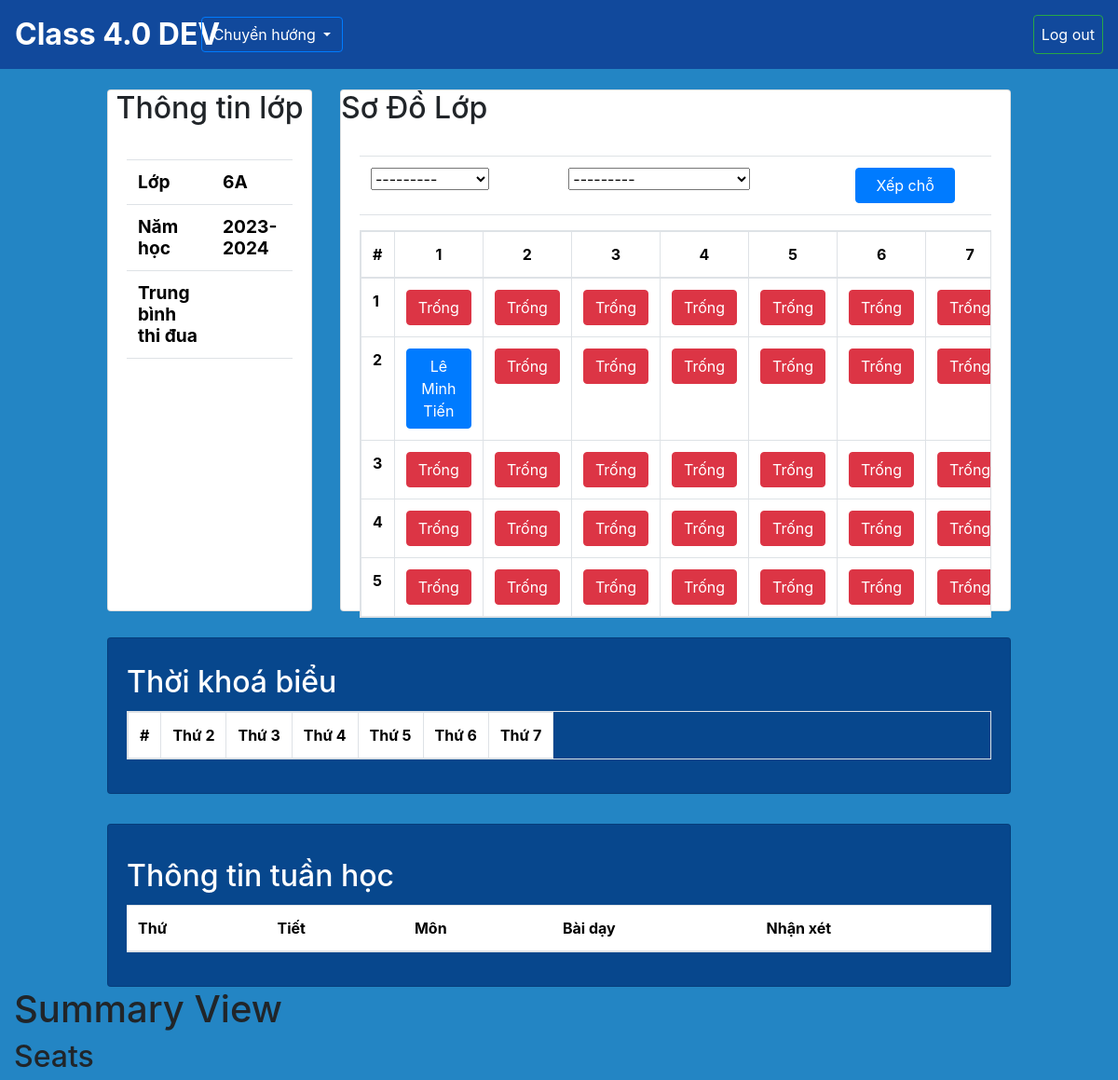
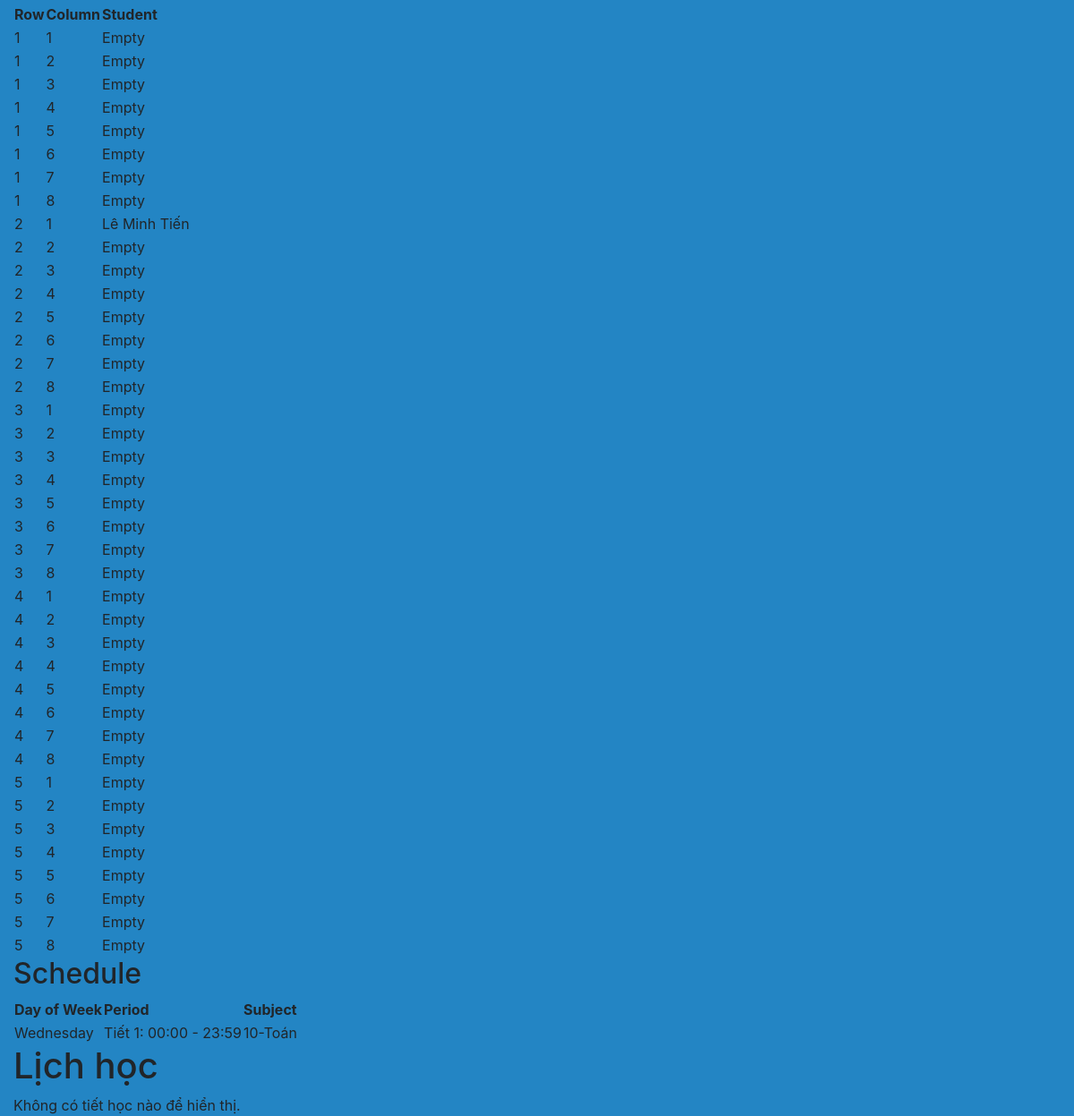
The app's page /home/6A/summary/, older data (2 pictures, top to bottom).
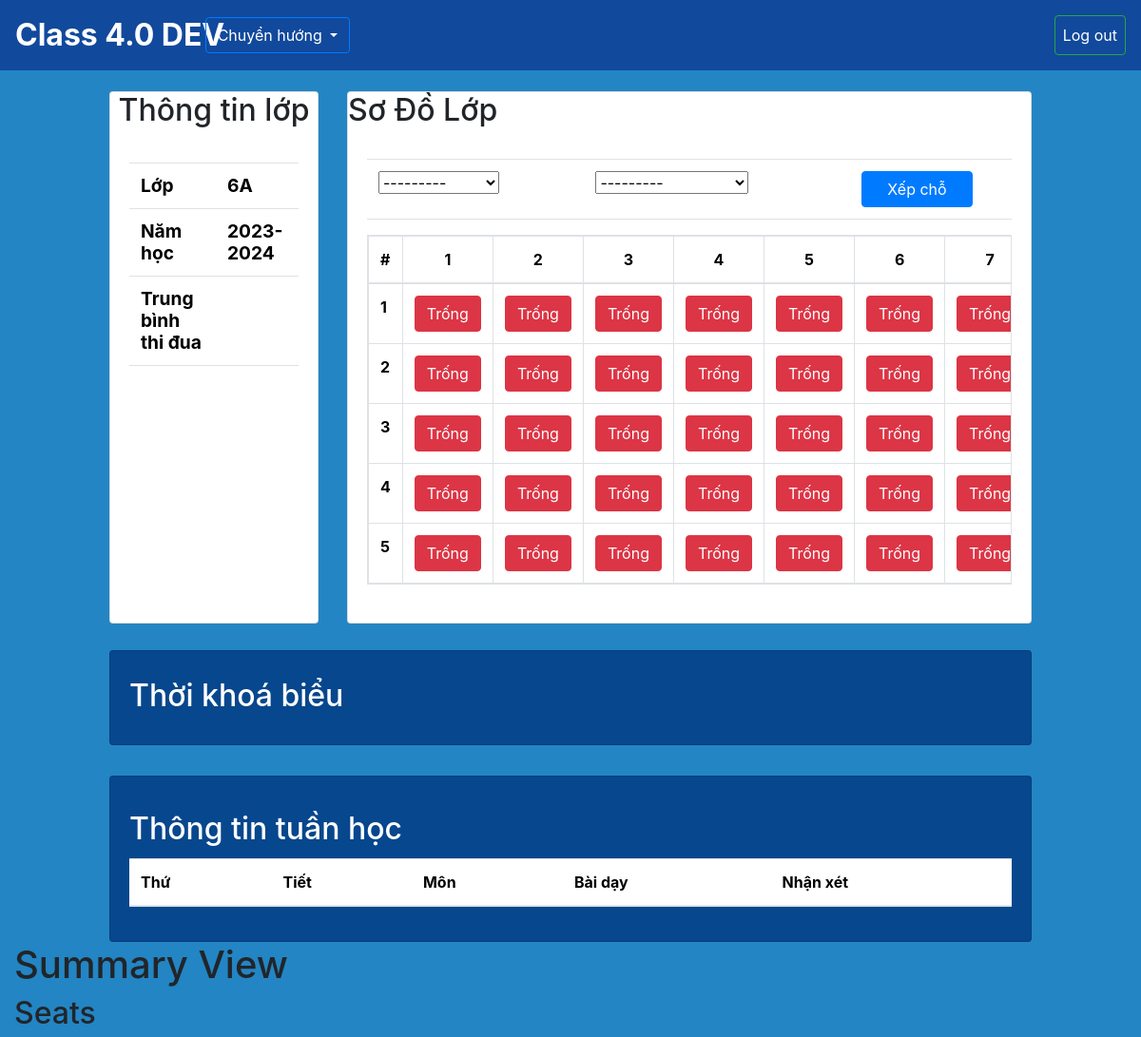
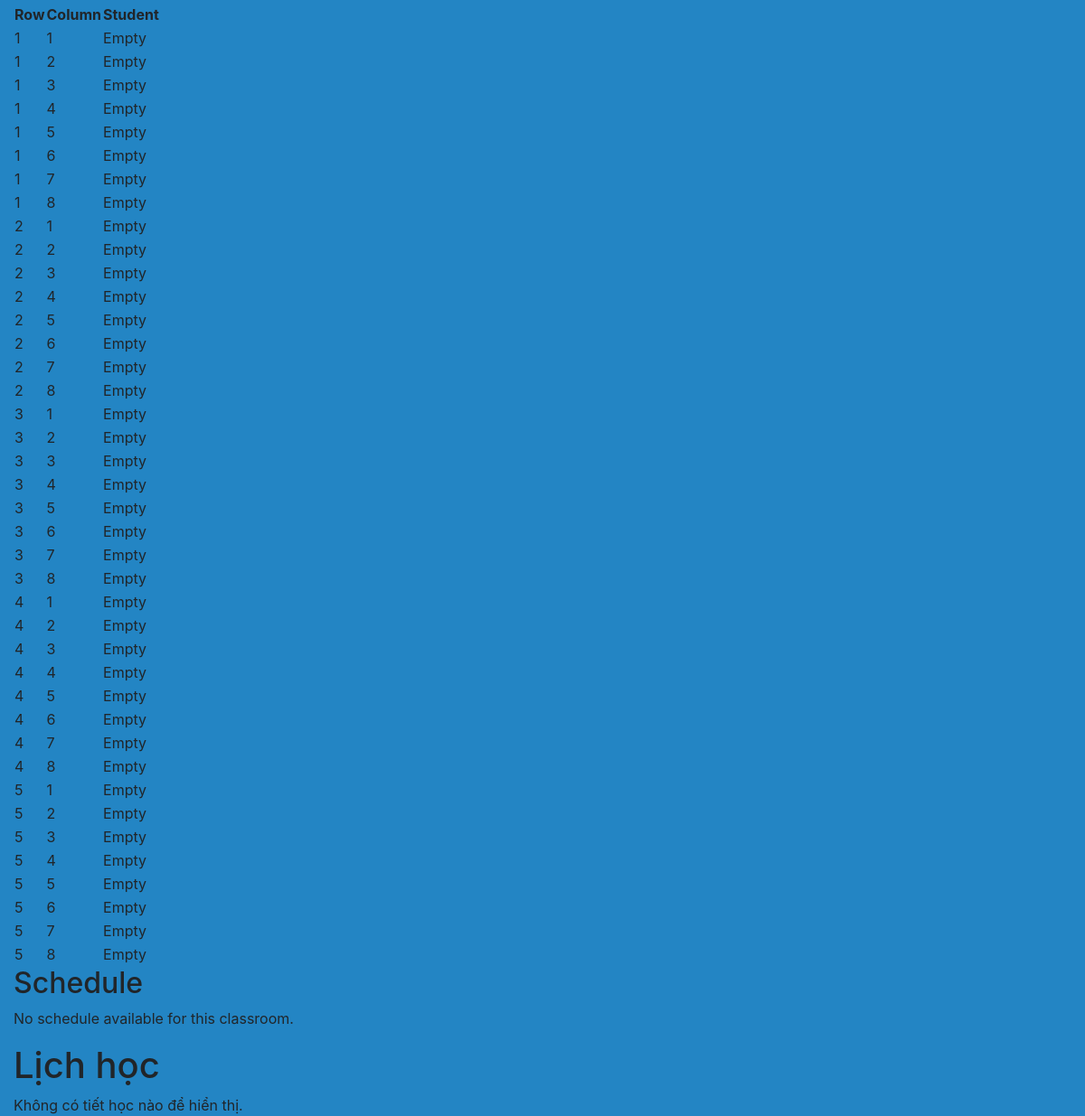
The same page, newer data (2 pictures, top to bottom).
### CM/models.py (models this page shows, shortened)
class Seat(models.Model):
    classroom = models.ForeignKey(Classroom, on_delete=models.CASCADE, related_name='seats')
    student = models.ForeignKey(Student, on_delete=models.SET_NULL, null=True, blank=True,related_name='seat')
    row = models.PositiveIntegerField()
    column = models.PositiveIntegerField()
    def __str__(self):
        return f"Cột {self.row}, Hàng {self.column}"
    class Meta:
        unique_together = [['classroom', 'row', 'column']]

### SM/models.py (models this page shows, shortened)
class Student(models.Model):
    id = models.IntegerField(primary_key=True)
    name = models.CharField(max_length=100,blank=False, null=False)
    classroom = models.ForeignKey(Classroom, on_delete=models.CASCADE, related_name='student') # cho phép classroom truy vấn được các student của mình
    def __str__(self):
        return f"{self.name} - ID: {self.id}"

class Schedule(models.Model):
    DAY_CHOICES = (
        (0, 'Monday'),
        (1, 'Tuesday'),
        (2, 'Wednesday'),
        (3, 'Thursday'),
        (4, 'Friday'),
        (5, 'Saturday'),
        (6, 'Sunday'),
    )
    classroom = models.ForeignKey(Classroom, on_delete=models.CASCADE, related_name='timetable')
    dayofweek = models.IntegerField(choices=DAY_CHOICES)
    period = models.ForeignKey(LessonTime, on_delete=models.CASCADE)
    subject = models.ForeignKey(Subject, on_delete=models.CASCADE)
    class Meta:
        unique_together = ['classroom', 'dayofweek', 'period']

class LessonTime(models.Model):
    period = models.CharField(max_length=10, unique=True)
    start_time = models.TimeField()
    end_time = models.TimeField()
    def __str__(self):
        return f"{self.period}: {self.start_time.strftime('%H:%M')} - {self.end_time.strftime('%H:%M')}"

class Subject (models.Model):
    id = models.CharField(primary_key=True, max_length = 10)
    name = models.CharField(max_length = 100,blank=False, null=False) # cần đảm bảo bắt buôc phải có
    def __str__(self):
        return f"{self.id}-{self.name}"

### CM/views.py (the view)
# urls.py: path('<str:classroom>/summary/', views.summary_view, name= 'summary'),
def summary_view (request,classroom):
    classroom = get_object_or_404(Classroom, name=classroom) # đưa vào add lesson
    seats = classroom.seats.all().order_by('row', 'column') # đưa vào add lesson
    schedule = Schedule.objects.filter(classroom=classroom).first()
    students = classroom.student.all()
    subjects = classroom.subjects.all()
    lesson = get_lessons_week(classroom=classroom)
    if request.method == 'POST':
        form = AssignStudentForm(classroom, request.POST)
        if form.is_valid():
            seat = form.cleaned_data['seat']
            student = form.cleaned_data['student']
            seat.assign_student(student)
    else:
        form = AssignStudentForm(classroom=classroom)
    context = {
        'lessons':lesson,
        'classroom':classroom,
        'students':students,
        'subjects':subjects,
        'assign_studentForm': form,
        'seats':seats,
        'schedule':schedule,
        'rows': range(1, 6),
        'columns': range(1, 9),
    }
    return render(request, 'summary.html', context)

### CM/forms.py
class AssignStudentForm(forms.Form):
    def __init__(self, classroom, *args, **kwargs):
        super().__init__(*args, **kwargs)
        seats = Seat.objects.filter(classroom=classroom)
        students = Student.objects.filter(classroom=classroom)
        self.fields['seat'] = forms.ModelChoiceField(queryset=seats)
        self.fields['student'] = forms.ModelChoiceField(queryset=students)
    seat = forms.ModelChoiceField(queryset=Seat.objects.none())  # Trường rỗng ban đầu
    student = forms.ModelChoiceField(queryset=Student.objects.none())  # Trường rỗng ban đầu

### CM/views.py (called while the page is built)
def get_lessons_week(classroom):
    today = datetime.now().date()
    start_of_week = today - timedelta(days=today.weekday())
    end_of_week = start_of_week + timedelta(days=6)
    lessons_week = Lessons.objects.filter(classroom=classroom, date_time__date__range=[start_of_week, end_of_week])
    return lessons_week

### CM/templates/summary.html (shortened to what the changed rows need)
{% extends "base.html" %}
{% load static %}
{% block content %}
<div class="row">
    <div class="col-10">
        <div class="row">
            <div class="col-3">
                <div class="card" style="margin-top: 1rem; margin-bottom: 1rem; height:35rem">
                    <h2 class="card-title text-center">Thông tin lớp</h2>
                    <div class="card-body">
                        <div style="margin-top: 2%; margin-bottom: 2%">
                            <table class="table " >
                                <tbody>
                                <tr>
                                    <th class="display-6 font-weight-bold" style="font-size: 1.2em" scope="row">Lớp</th>
                                </tr>
                                <tr>
                                    <th class="display-6 font-weight-bold" style="font-size: 1.2em" scope="row">Năm học</th>
                                </tr>
                                <tr>
                                    <th class="display-6 font-weight-bold" style="font-size: 1.2em" scope="row">Trung bình thi đua</th>
                                </tr>
                                </tbody>
                            </table>
                        </div>
                    </div>
                </div>
            </div>
            <div class="col-9">
                <div class="card" style="margin-top: 1rem; margin-bottom: 1rem; height:35rem">
                    <h2 class="card-title">Sơ Đồ Lớp</h2>
                    <div class="card-body">
                        <div>
                            <div style="margin-bottom:1rem">
                                <form method="post">
                                    <table class="table">
                                        <thead>
                                            <tr>
                                                <td>
                                                    {{ assign_studentForm.seat }}
                                                </td>
                                                <td>
                                                    {{ assign_studentForm.student }}
                                                </td>
                                                <td>
                                                    <button class="btn btn-primary" style="width:80%" type="submit">Xếp chỗ</button>
                                                </td>
                                            </div>
                            </div>
                            <table class="table table-bordered table-responsive">
                                <thead>
                                    <tr>
                                        <th>#</th>
                                        {% for column in columns %}
                                        <th class="text-center">{{ column }}</th>
                                        {% endfor %}
                                    </tr>
                                </thead>
                                <tbody>
                                    {% for row in rows %}
                                    <tr>
                                        <th>{{ row }}</th>
                                        {% for column in columns %}
                                        <td>
                                            {% for seat in seats %}
                                                {% if seat.row == row and seat.column == column %}
                                                    {% if not seat.student %}
                                                    <div class="d-flex justify-content-center">
                                                        <button class="btn btn-danger text-white" style="width:100%">Trống</button>
                                                    </div>
                                                    {% else %}
                                                    <div class="d-flex justify-content-center">
                                                    <a class="btn btn-primary text-white" style="width:100%">{{ seat.student.name }}</a>
                                                    </div>
                                                    {% endif %}
                                                {% endif %}
                                            {% endfor %}
                                        </td>
                                        {% endfor %}
                                    </tr>
                                    {% endfor %}
                                </tbody>
                            </table>
                        </div>
                    </div>
                </div>
            </div>
        </div>
    </div>
    <div class="col-1"></div>
</div>
<div class="row" style="margin-top: 1%">
    <div class="col-1"></div>
    <div class="col-10">
        <div class="card" style="background-color: #07478D">
            <div class="card-body">
                <h2 class="card-title text-white" style="margin-top: 0.5rem;">Thời khoá biểu</h2>
                <form>
                    {% if schedule %}
                    <table class="table table-bordered table-responsive">
                        <tr>
                            <th>#</th>
                            <th>Thứ 2</th>
                            <th>Thứ 3</th>
                            <th>Thứ 4</th>
                            <th>Thứ 5</th>
                            <th>Thứ 6</th>
                            <th>Thứ 7</th>
                        </tr>
                    </table>
                    {% endif %}
                </form>
            </div>
        </div>
        <div class="card" style="background-color: #07478D; margin-top:2rem">
            <div class="card-body">
                    <h2 class="card-title text-white" style="margin-top: 1rem;">Thông tin tuần học</h2>
                    <table class="table">
                        <thead>
                            <tr>
                                <th scope="col">Thứ</th>
                                <th scope="col">Tiết</th>
                                <th scope="col">Môn</th>
                                <th scope="col">Bài dạy</th>
                                <th scope="col">Nhận xét</th>
                            </tr>
                        </thead>
                    </table>
            </div>
        </div>
    </div>
    <div class="col-1"></div>
</div>
<h1>Summary View</h1>
    <h2>Seats</h2>
    <table>
        <thead>
            <tr>
                <th>Row</th>
                <th>Column</th>
                <th>Student</th>
            </tr>
        </thead>
        <tbody>
            {% for seat in seats %}
            <tr>
                <td>{{ seat.row }}</td>
                <td>{{ seat.column }}</td>
                <td>
                    {% if seat.student %}
                        {{ seat.student.name }}
                    {% else %}
                        Empty
                    {% endif %}
                </td>
            </tr>
            {% endfor %}
        </tbody>
    </table>
    <h2>Schedule</h2>
    {% if schedule %}
    <table>
        <thead>
            <tr>
                <th>Day of Week</th>
                <th>Period</th>
                <th>Subject</th>
            </tr>
        </thead>
        <tbody>
            <tr>
                <td>{{ schedule.get_dayofweek_display }}</td>
                <td>{{ schedule.period }}</td>
                <td>{{ schedule.subject }}</td>
            </tr>
        </tbody>
    </table>
    {% else %}
    <p>No schedule available for this classroom.</p>
    {% endif %}
    <h1>Lịch học</h1>
    <div class="lessons-container">
        {% if lessons %}
            <table>
                <thead>
                    <tr>
                        <th>Môn học</th>
                        <th>Thời gian bắt đầu</th>
                        <th>Thời gian kết thúc</th>
                    </tr>
                </thead>
                <tbody>
                {% for lesson in lessons %}
                    <tr>
                        <td>{{lesson.name}}</td>
                        <td>{{ lesson.comment }}</td>
                    </tr>
                {% endfor %}
                </tbody>
            </table>
        {% else %}
            <p>Không có tiết học nào để hiển thị.</p>
        {% endif %}
    </div>
{% endblock content %}

Row changes from the older to the newer data that the page shows:
removed Schedule: dayofweek "Wednesday", period "Tiết 1: 00:00 - 23:59", subject "10-Toán"
changed Seat (number 8 of 40 on the later page): student.name "Lê Minh Tiến" → (not shown); now shows "Empty"
Text that changed along with them:
list line gone: "Lê Minh Tiến"
new list line: "Trống"
text no longer shown: "# Thứ 2 Thứ 3 Thứ 4 Thứ 5 Thứ 6 Thứ 7 Day of Week Period Subject"
text now shown: "No schedule available for this classroom."
